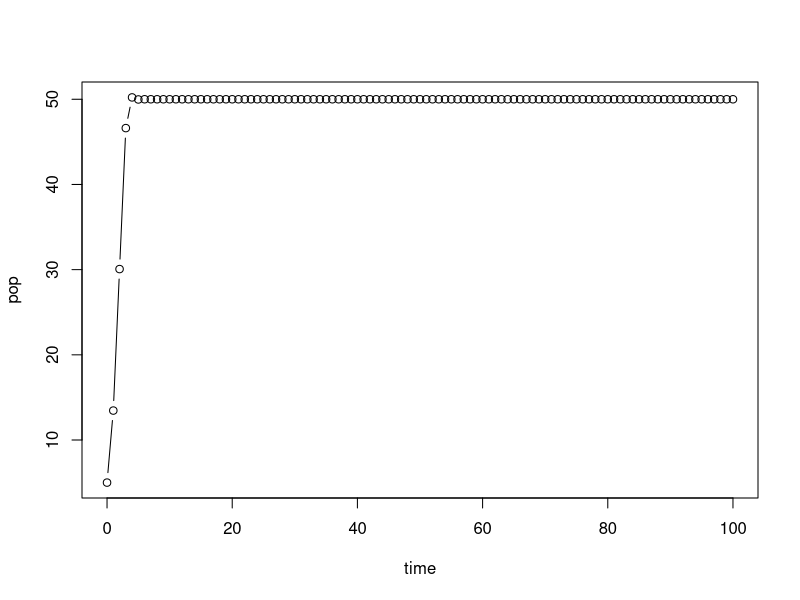
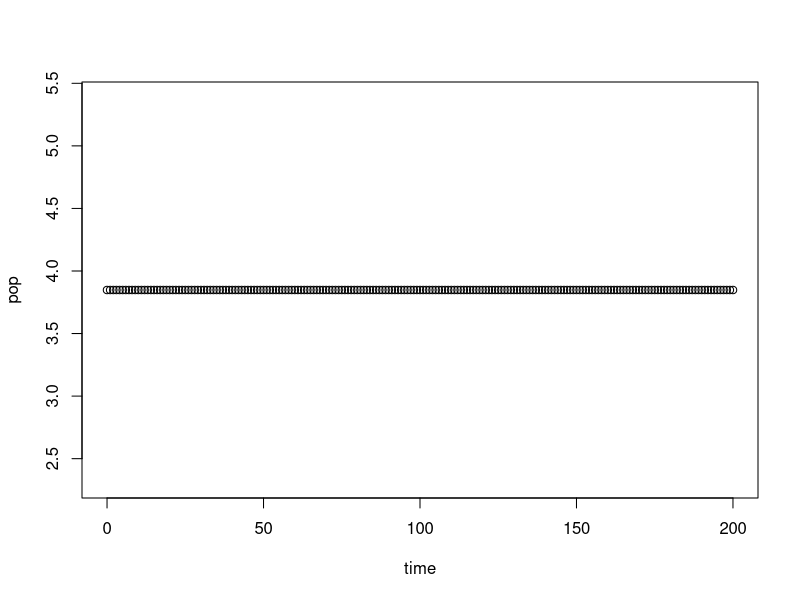
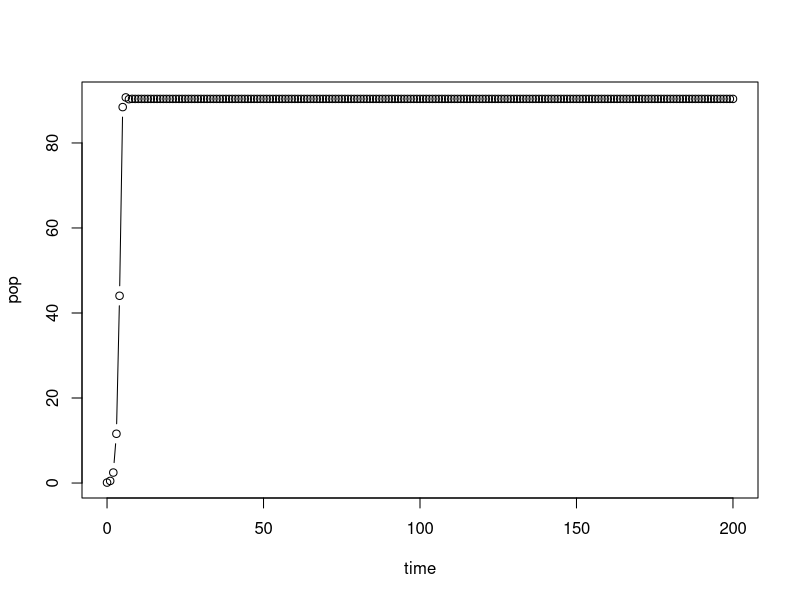
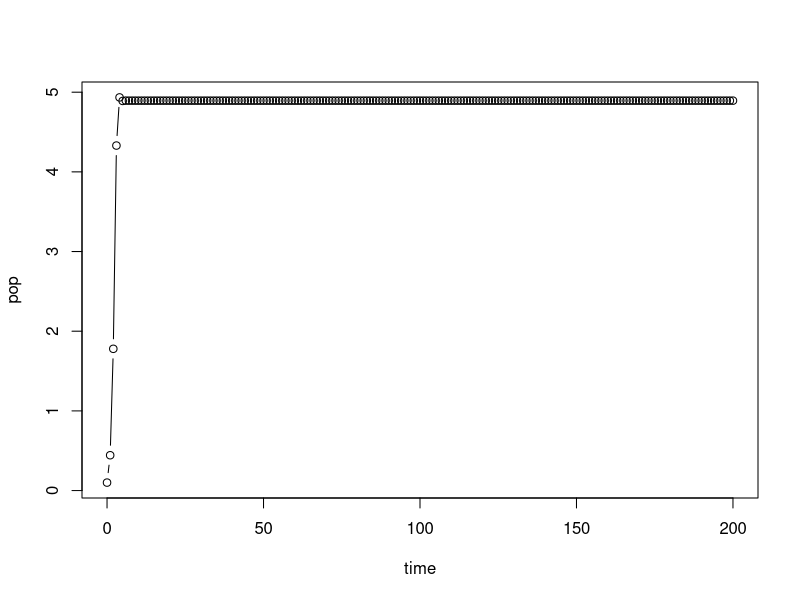

R code for these plots, in order:
# Exploring Ricker model
Ricker<-function(r,K,p0,lensim){
  pop<-c(p0)
  time<-c(0)
  # po<-rep(K,r)
  # print(po)
  
  for(it in c(1:lensim)){
    pt<-p0*exp(r*(1-(p0/K)))
    time<-c(time,it)
    pop<-c(pop,pt)
    p0<-pt
  }
  
  plot(time,pop,type="b")
  
}

#call the function
Ricker(r=1.1,K=50,p0=5,lensim=100) # bifurcation point r=1
#-------------------------------------------------------

# Exploring Hassell model
# help: https://jmahaffy.sdsu.edu/courses/s00a/math121/lectures/qual_discrete/qualdiscrete.html#Hassell
#       https://www.jstor.org/stable/pdf/3863.pdf?refreqid=excelsior%3A348907abb1bca7f039109d94db5667b5
#       http://lab.rockefeller.edu/cohenje/PDFs/231CohenUnexpectedDominanceHighFreqChaoticNonlinPpnModelsLet.pdf

Hassell<-function(r,a,b,p0,lensim){
  pop<-c(p0)
  time<-c(0)
  
  for(it in c(1:lensim)){
    pt<-(r*p0)/((1+(a*p0))^b)
    time<-c(time,it)
    pop<-c(pop,pt)
    p0<-pt
  }
  
  r1<-((b/(b-1)))^b
  r2<-((b/(b-2)))^b
  
  plot(time,pop,type="b")
  
  #provided b>2 (to get finite r2), these are the stability conditions:
  cat("For stable, monotonic approach towards eqm. upper limit of r should be",r1,"\n")

  cat("For stable, oscillatory approach towards eqm. upper limit of r should be within ",r1,"to",r2,"\n")
  
}

#call the function
r=5
a=0.5
b=1.5
K_e<-((r^(1/b))-1)/a
K_e
Hassell(r=r, a=a, b=b, p0=K_e, lensim=200) #b~1.5 : contest, b~100 : scramble

Hassell(r=5, a=0.01, b=2.5, p0=0.1, lensim=200) # see change : r=5,a=0.5 and vary b 1.5 to 5.5
#----------------------------------------------------------------------------------------------------
# Exploring Maynard Smith model
Msmith<-function(r,a,b,p0,lensim){
  pop<-c(p0)
  time<-c(0)
  
  for(it in c(1:lensim)){
    pt<-(r*p0)/(1+((a*p0)^b))
    time<-c(time,it)
    pop<-c(pop,pt)
    p0<-pt
  }
  
  plot(time,pop,type="b")
  
}

#call the function
Msmith(r=4.5,a=0.5,b=1.4,p0=0.1,lensim=200) #see changes as r=5,a=0.5 and vary b : 1,1.5,2,4
                                          #see changes as a=0.5,b=4 and vary r : 1.2, 1.5, 2
